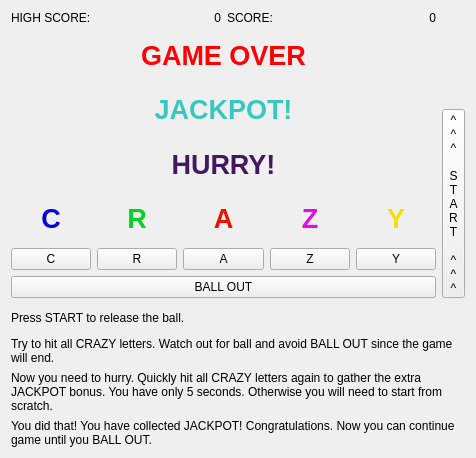
<?xml version="1.0" encoding="UTF-8"?>
<ui version="4.0">
 <class>MainWindow</class>
 <widget class="QWidget" name="MainWindow">
  <property name="geometry">
   <rect>
    <x>0</x>
    <y>0</y>
    <width>476</width>
    <height>458</height>
   </rect>
  </property>
  <layout class="QGridLayout" name="gridLayout">
   <item row="0" column="0" colspan="5">
    <layout class="QHBoxLayout" name="horizontalLayout">
     <item>
      <widget class="QLabel" name="highScoreTextLabel">
       <property name="sizePolicy">
        <sizepolicy hsizetype="Preferred" vsizetype="Fixed">
         <horstretch>0</horstretch>
         <verstretch>0</verstretch>
        </sizepolicy>
       </property>
       <property name="text">
        <string>HIGH SCORE:</string>
       </property>
      </widget>
     </item>
     <item>
      <widget class="QLabel" name="highScoreLabel">
       <property name="sizePolicy">
        <sizepolicy hsizetype="Preferred" vsizetype="Fixed">
         <horstretch>0</horstretch>
         <verstretch>0</verstretch>
        </sizepolicy>
       </property>
       <property name="text">
        <string>0</string>
       </property>
       <property name="alignment">
        <set>Qt::AlignRight|Qt::AlignTrailing|Qt::AlignVCenter</set>
       </property>
      </widget>
     </item>
     <item>
      <widget class="QLabel" name="scoreTextLabel">
       <property name="sizePolicy">
        <sizepolicy hsizetype="Preferred" vsizetype="Fixed">
         <horstretch>0</horstretch>
         <verstretch>0</verstretch>
        </sizepolicy>
       </property>
       <property name="text">
        <string>SCORE:</string>
       </property>
      </widget>
     </item>
     <item>
      <widget class="QLabel" name="scoreLabel">
       <property name="sizePolicy">
        <sizepolicy hsizetype="Preferred" vsizetype="Fixed">
         <horstretch>0</horstretch>
         <verstretch>0</verstretch>
        </sizepolicy>
       </property>
       <property name="text">
        <string>0</string>
       </property>
       <property name="alignment">
        <set>Qt::AlignRight|Qt::AlignTrailing|Qt::AlignVCenter</set>
       </property>
      </widget>
     </item>
    </layout>
   </item>
   <item row="0" column="5" rowspan="7">
    <layout class="QVBoxLayout" name="verticalLayout">
     <item>
      <spacer name="verticalSpacer">
       <property name="orientation">
        <enum>Qt::Vertical</enum>
       </property>
       <property name="sizeHint" stdset="0">
        <size>
         <width>1</width>
         <height>98</height>
        </size>
       </property>
      </spacer>
     </item>
     <item>
      <widget class="QToolButton" name="startButton">
       <property name="sizePolicy">
        <sizepolicy hsizetype="Fixed" vsizetype="Minimum">
         <horstretch>0</horstretch>
         <verstretch>0</verstretch>
        </sizepolicy>
       </property>
       <property name="text">
        <string>^
^
^

S
T
A
R
T

^
^
^</string>
       </property>
      </widget>
     </item>
    </layout>
   </item>
   <item row="1" column="0" colspan="5">
    <widget class="QLabel" name="gameOverLabel">
     <property name="palette">
      <palette>
       <active>
        <colorrole role="WindowText">
         <brush brushstyle="SolidPattern">
          <color alpha="255">
           <red>255</red>
           <green>0</green>
           <blue>4</blue>
          </color>
         </brush>
        </colorrole>
       </active>
       <inactive>
        <colorrole role="WindowText">
         <brush brushstyle="SolidPattern">
          <color alpha="255">
           <red>255</red>
           <green>0</green>
           <blue>4</blue>
          </color>
         </brush>
        </colorrole>
       </inactive>
       <disabled>
        <colorrole role="WindowText">
         <brush brushstyle="SolidPattern">
          <color alpha="255">
           <red>190</red>
           <green>190</green>
           <blue>190</blue>
          </color>
         </brush>
        </colorrole>
       </disabled>
      </palette>
     </property>
     <property name="font">
      <font>
       <pointsize>20</pointsize>
       <weight>75</weight>
       <bold>true</bold>
      </font>
     </property>
     <property name="text">
      <string>GAME OVER</string>
     </property>
     <property name="alignment">
      <set>Qt::AlignCenter</set>
     </property>
    </widget>
   </item>
   <item row="2" column="0" colspan="5">
    <widget class="QLabel" name="jackpotLabel">
     <property name="palette">
      <palette>
       <active>
        <colorrole role="WindowText">
         <brush brushstyle="SolidPattern">
          <color alpha="255">
           <red>55</red>
           <green>200</green>
           <blue>191</blue>
          </color>
         </brush>
        </colorrole>
       </active>
       <inactive>
        <colorrole role="WindowText">
         <brush brushstyle="SolidPattern">
          <color alpha="255">
           <red>55</red>
           <green>200</green>
           <blue>191</blue>
          </color>
         </brush>
        </colorrole>
       </inactive>
       <disabled>
        <colorrole role="WindowText">
         <brush brushstyle="SolidPattern">
          <color alpha="255">
           <red>190</red>
           <green>190</green>
           <blue>190</blue>
          </color>
         </brush>
        </colorrole>
       </disabled>
      </palette>
     </property>
     <property name="font">
      <font>
       <pointsize>20</pointsize>
       <weight>75</weight>
       <bold>true</bold>
      </font>
     </property>
     <property name="text">
      <string>JACKPOT!</string>
     </property>
     <property name="alignment">
      <set>Qt::AlignCenter</set>
     </property>
    </widget>
   </item>
   <item row="3" column="0" colspan="5">
    <widget class="QLabel" name="hurryLabel">
     <property name="palette">
      <palette>
       <active>
        <colorrole role="WindowText">
         <brush brushstyle="SolidPattern">
          <color alpha="255">
           <red>67</red>
           <green>24</green>
           <blue>97</blue>
          </color>
         </brush>
        </colorrole>
       </active>
       <inactive>
        <colorrole role="WindowText">
         <brush brushstyle="SolidPattern">
          <color alpha="255">
           <red>67</red>
           <green>24</green>
           <blue>97</blue>
          </color>
         </brush>
        </colorrole>
       </inactive>
       <disabled>
        <colorrole role="WindowText">
         <brush brushstyle="SolidPattern">
          <color alpha="255">
           <red>190</red>
           <green>190</green>
           <blue>190</blue>
          </color>
         </brush>
        </colorrole>
       </disabled>
      </palette>
     </property>
     <property name="font">
      <font>
       <pointsize>20</pointsize>
       <weight>75</weight>
       <bold>true</bold>
      </font>
     </property>
     <property name="text">
      <string>HURRY!</string>
     </property>
     <property name="alignment">
      <set>Qt::AlignCenter</set>
     </property>
    </widget>
   </item>
   <item row="4" column="0">
    <widget class="QLabel" name="cLabel">
     <property name="palette">
      <palette>
       <active>
        <colorrole role="WindowText">
         <brush brushstyle="SolidPattern">
          <color alpha="255">
           <red>7</red>
           <green>0</green>
           <blue>222</blue>
          </color>
         </brush>
        </colorrole>
       </active>
       <inactive>
        <colorrole role="WindowText">
         <brush brushstyle="SolidPattern">
          <color alpha="255">
           <red>7</red>
           <green>0</green>
           <blue>222</blue>
          </color>
         </brush>
        </colorrole>
       </inactive>
       <disabled>
        <colorrole role="WindowText">
         <brush brushstyle="SolidPattern">
          <color alpha="255">
           <red>190</red>
           <green>190</green>
           <blue>190</blue>
          </color>
         </brush>
        </colorrole>
       </disabled>
      </palette>
     </property>
     <property name="font">
      <font>
       <pointsize>20</pointsize>
       <weight>75</weight>
       <bold>true</bold>
      </font>
     </property>
     <property name="text">
      <string>C</string>
     </property>
     <property name="alignment">
      <set>Qt::AlignCenter</set>
     </property>
    </widget>
   </item>
   <item row="4" column="1">
    <widget class="QLabel" name="rLabel">
     <property name="palette">
      <palette>
       <active>
        <colorrole role="WindowText">
         <brush brushstyle="SolidPattern">
          <color alpha="255">
           <red>6</red>
           <green>208</green>
           <blue>36</blue>
          </color>
         </brush>
        </colorrole>
       </active>
       <inactive>
        <colorrole role="WindowText">
         <brush brushstyle="SolidPattern">
          <color alpha="255">
           <red>6</red>
           <green>208</green>
           <blue>36</blue>
          </color>
         </brush>
        </colorrole>
       </inactive>
       <disabled>
        <colorrole role="WindowText">
         <brush brushstyle="SolidPattern">
          <color alpha="255">
           <red>190</red>
           <green>190</green>
           <blue>190</blue>
          </color>
         </brush>
        </colorrole>
       </disabled>
      </palette>
     </property>
     <property name="font">
      <font>
       <pointsize>20</pointsize>
       <weight>75</weight>
       <bold>true</bold>
      </font>
     </property>
     <property name="text">
      <string>R</string>
     </property>
     <property name="alignment">
      <set>Qt::AlignCenter</set>
     </property>
    </widget>
   </item>
   <item row="4" column="2">
    <widget class="QLabel" name="aLabel">
     <property name="palette">
      <palette>
       <active>
        <colorrole role="WindowText">
         <brush brushstyle="SolidPattern">
          <color alpha="255">
           <red>238</red>
           <green>17</green>
           <blue>1</blue>
          </color>
         </brush>
        </colorrole>
       </active>
       <inactive>
        <colorrole role="WindowText">
         <brush brushstyle="SolidPattern">
          <color alpha="255">
           <red>238</red>
           <green>17</green>
           <blue>1</blue>
          </color>
         </brush>
        </colorrole>
       </inactive>
       <disabled>
        <colorrole role="WindowText">
         <brush brushstyle="SolidPattern">
          <color alpha="255">
           <red>190</red>
           <green>190</green>
           <blue>190</blue>
          </color>
         </brush>
        </colorrole>
       </disabled>
      </palette>
     </property>
     <property name="font">
      <font>
       <pointsize>20</pointsize>
       <weight>75</weight>
       <bold>true</bold>
      </font>
     </property>
     <property name="text">
      <string>A</string>
     </property>
     <property name="alignment">
      <set>Qt::AlignCenter</set>
     </property>
    </widget>
   </item>
   <item row="4" column="3">
    <widget class="QLabel" name="zLabel">
     <property name="enabled">
      <bool>true</bool>
     </property>
     <property name="palette">
      <palette>
       <active>
        <colorrole role="WindowText">
         <brush brushstyle="SolidPattern">
          <color alpha="255">
           <red>230</red>
           <green>10</green>
           <blue>230</blue>
          </color>
         </brush>
        </colorrole>
       </active>
       <inactive>
        <colorrole role="WindowText">
         <brush brushstyle="SolidPattern">
          <color alpha="255">
           <red>230</red>
           <green>10</green>
           <blue>230</blue>
          </color>
         </brush>
        </colorrole>
       </inactive>
       <disabled>
        <colorrole role="WindowText">
         <brush brushstyle="SolidPattern">
          <color alpha="255">
           <red>190</red>
           <green>190</green>
           <blue>190</blue>
          </color>
         </brush>
        </colorrole>
       </disabled>
      </palette>
     </property>
     <property name="font">
      <font>
       <pointsize>20</pointsize>
       <weight>75</weight>
       <bold>true</bold>
      </font>
     </property>
     <property name="text">
      <string>Z</string>
     </property>
     <property name="alignment">
      <set>Qt::AlignCenter</set>
     </property>
    </widget>
   </item>
   <item row="4" column="4">
    <widget class="QLabel" name="yLabel">
     <property name="palette">
      <palette>
       <active>
        <colorrole role="WindowText">
         <brush brushstyle="SolidPattern">
          <color alpha="255">
           <red>239</red>
           <green>224</green>
           <blue>9</blue>
          </color>
         </brush>
        </colorrole>
       </active>
       <inactive>
        <colorrole role="WindowText">
         <brush brushstyle="SolidPattern">
          <color alpha="255">
           <red>239</red>
           <green>224</green>
           <blue>9</blue>
          </color>
         </brush>
        </colorrole>
       </inactive>
       <disabled>
        <colorrole role="WindowText">
         <brush brushstyle="SolidPattern">
          <color alpha="255">
           <red>190</red>
           <green>190</green>
           <blue>190</blue>
          </color>
         </brush>
        </colorrole>
       </disabled>
      </palette>
     </property>
     <property name="font">
      <font>
       <pointsize>20</pointsize>
       <weight>75</weight>
       <bold>true</bold>
      </font>
     </property>
     <property name="text">
      <string>Y</string>
     </property>
     <property name="alignment">
      <set>Qt::AlignCenter</set>
     </property>
    </widget>
   </item>
   <item row="5" column="0">
    <widget class="QPushButton" name="cButton">
     <property name="text">
      <string>C</string>
     </property>
    </widget>
   </item>
   <item row="5" column="1">
    <widget class="QPushButton" name="rButton">
     <property name="text">
      <string>R</string>
     </property>
    </widget>
   </item>
   <item row="5" column="2">
    <widget class="QPushButton" name="aButton">
     <property name="text">
      <string>A</string>
     </property>
    </widget>
   </item>
   <item row="5" column="3">
    <widget class="QPushButton" name="zButton">
     <property name="text">
      <string>Z</string>
     </property>
    </widget>
   </item>
   <item row="5" column="4">
    <widget class="QPushButton" name="yButton">
     <property name="text">
      <string>Y</string>
     </property>
    </widget>
   </item>
   <item row="6" column="0" colspan="5">
    <widget class="QPushButton" name="ballOutButton">
     <property name="text">
      <string>BALL OUT</string>
     </property>
    </widget>
   </item>
   <item row="7" column="0" colspan="6">
    <widget class="QLabel" name="offStateLabel">
     <property name="sizePolicy">
      <sizepolicy hsizetype="Preferred" vsizetype="Fixed">
       <horstretch>0</horstretch>
       <verstretch>0</verstretch>
      </sizepolicy>
     </property>
     <property name="text">
      <string>Press START to release the ball.</string>
     </property>
     <property name="wordWrap">
      <bool>true</bool>
     </property>
    </widget>
   </item>
   <item row="8" column="0" colspan="6">
    <widget class="QLabel" name="normalStateLabel">
     <property name="sizePolicy">
      <sizepolicy hsizetype="Preferred" vsizetype="Fixed">
       <horstretch>0</horstretch>
       <verstretch>0</verstretch>
      </sizepolicy>
     </property>
     <property name="text">
      <string>Try to hit all CRAZY letters. Watch out for ball and avoid BALL OUT since the game will end.</string>
     </property>
     <property name="wordWrap">
      <bool>true</bool>
     </property>
    </widget>
   </item>
   <item row="9" column="0" colspan="6">
    <widget class="QLabel" name="hurryStateLabel">
     <property name="sizePolicy">
      <sizepolicy hsizetype="Preferred" vsizetype="Fixed">
       <horstretch>0</horstretch>
       <verstretch>0</verstretch>
      </sizepolicy>
     </property>
     <property name="text">
      <string>Now you need to hurry. Quickly hit all CRAZY letters again to gather the extra JACKPOT bonus. You have only 5 seconds. Otherwise you will need to start from scratch.</string>
     </property>
     <property name="wordWrap">
      <bool>true</bool>
     </property>
    </widget>
   </item>
   <item row="10" column="0" colspan="6">
    <widget class="QLabel" name="jackpotStateLabel">
     <property name="sizePolicy">
      <sizepolicy hsizetype="Preferred" vsizetype="Fixed">
       <horstretch>0</horstretch>
       <verstretch>0</verstretch>
      </sizepolicy>
     </property>
     <property name="text">
      <string>You did that! You have collected JACKPOT! Congratulations. Now you can continue game until you BALL OUT.</string>
     </property>
     <property name="wordWrap">
      <bool>true</bool>
     </property>
    </widget>
   </item>
  </layout>
 </widget>
 <resources/>
 <connections/>
</ui>
